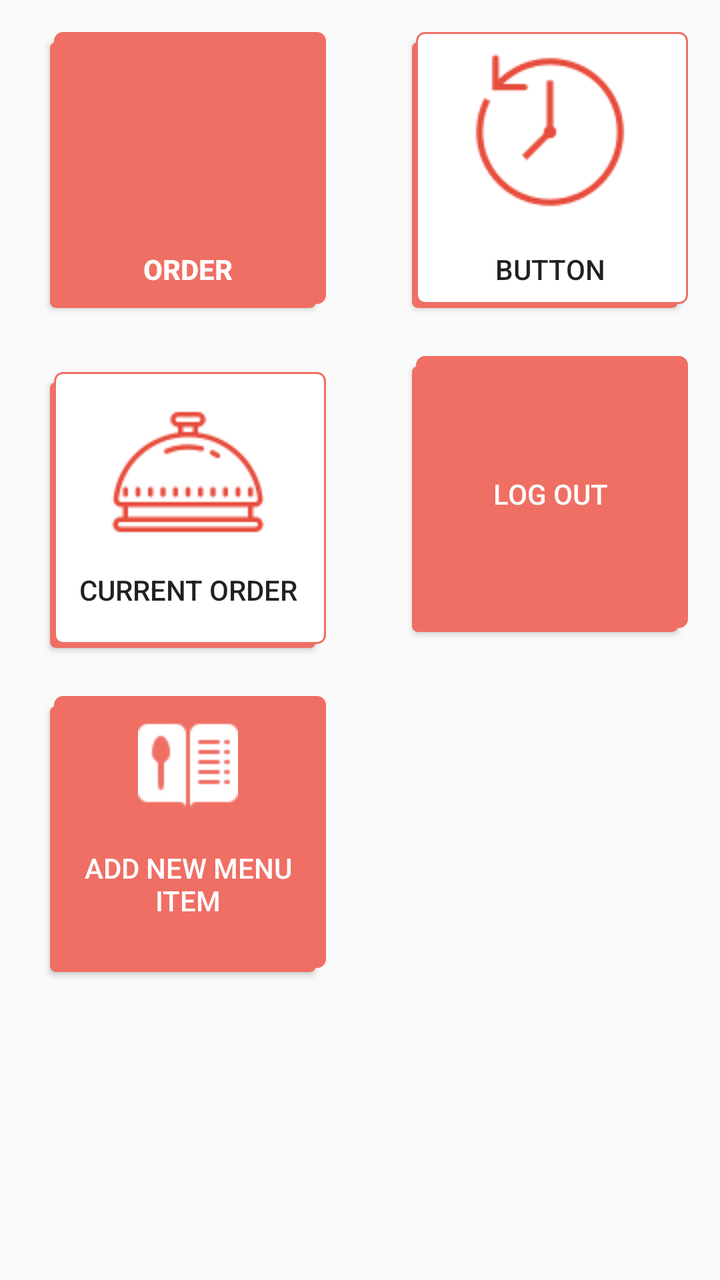
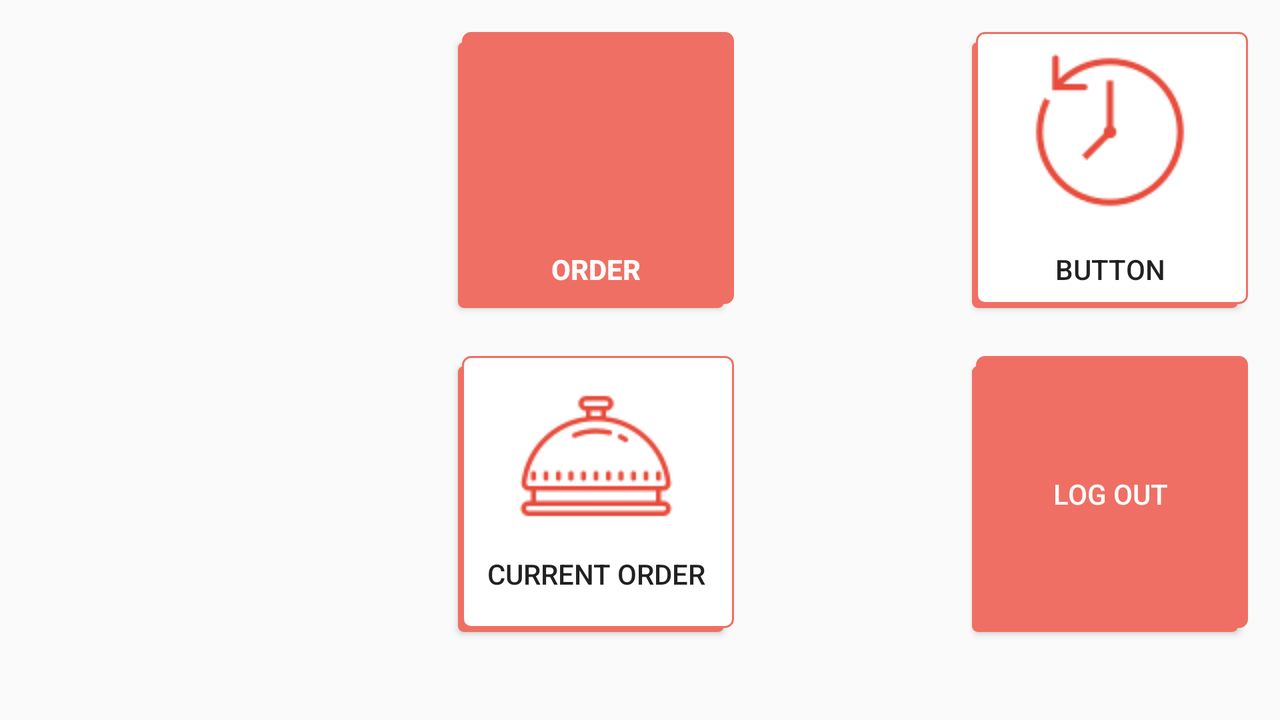

The same Android screen from two of the app's own layout files: first res/layout/ as a phone draws it, then the repository's variant for another configuration, drawn on a device whose configuration selects that folder. Both files follow.
<!-- AndroidManifest.xml: application theme AppTheme -->
<!-- res/layout/menu_screen.xml -->
<?xml version="1.0" encoding="utf-8"?>
<android.support.constraint.ConstraintLayout
    xmlns:android="http://schemas.android.com/apk/res/android"
    xmlns:app="http://schemas.android.com/apk/res-auto"
    xmlns:tools="http://schemas.android.com/tools"
    android:layout_width="match_parent"
    android:layout_height="match_parent">

    <Button
        android:id="@+id/btnOrder"
        android:layout_width="138dp"
        android:layout_height="138dp"
        android:layout_marginEnd="8dp"
        android:layout_marginStart="8dp"
        android:layout_marginTop="16dp"
        android:background="@drawable/layout_bg"
        android:drawableTop="@drawable/order"
        android:gravity="bottom|center"
        android:text="Order"
        android:textAppearance="@style/TextAppearance.AppCompat.Button"
        android:textColor="#FFF"
        android:textStyle="bold"
        app:layout_constraintEnd_toStartOf="@+id/btnOrderHistory"
        app:layout_constraintHorizontal_bias="0.326"
        app:layout_constraintStart_toStartOf="parent"
        app:layout_constraintTop_toTopOf="parent" />

    <Button
        android:id="@+id/btnOrderHistory"
        android:layout_width="138dp"
        android:layout_height="138dp"
        android:layout_marginEnd="16dp"
        android:layout_marginTop="16dp"
        android:background="@drawable/layout_bg_without_color"
        android:drawableTop="@drawable/orderhistory"
        android:gravity="bottom|center"
        android:text="Button"
        app:layout_constraintEnd_toEndOf="parent"
        app:layout_constraintTop_toTopOf="parent" />

    <Button
        android:id="@+id/btnCurrentOrder"
        android:layout_width="138dp"
        android:layout_height="138dp"
        android:layout_marginEnd="8dp"
        android:layout_marginStart="8dp"
        android:layout_marginTop="32dp"
        android:background="@drawable/layout_bg_without_color"
        android:drawableTop="@drawable/currentorder"
        android:text="Current Order"
        app:layout_constraintEnd_toStartOf="@+id/btnLogOut"
        app:layout_constraintHorizontal_bias="0.326"
        app:layout_constraintStart_toStartOf="parent"
        app:layout_constraintTop_toBottomOf="@+id/btnOrder" />

    <Button
        android:id="@+id/btnAddNewMenuItem"
        android:layout_width="138dp"
        android:layout_height="138dp"
        android:layout_marginBottom="8dp"
        android:layout_marginEnd="8dp"
        android:layout_marginStart="8dp"
        android:layout_marginTop="24dp"
        android:background="@drawable/layout_bg"
        android:drawableTop="@drawable/menu"
        android:text="ADD NEW MENU ITEM"
        android:textColor="#FFFFFF"
        app:layout_constraintBottom_toBottomOf="parent"
        app:layout_constraintEnd_toEndOf="parent"
        app:layout_constraintHorizontal_bias="0.082"
        app:layout_constraintStart_toStartOf="parent"
        app:layout_constraintTop_toBottomOf="@+id/btnCurrentOrder"
        app:layout_constraintVertical_bias="0.0" />

    <Button
        android:id="@+id/btnLogOut"
        android:layout_width="138dp"
        android:layout_height="138dp"
        android:layout_marginBottom="8dp"
        android:layout_marginEnd="16dp"
        android:layout_marginTop="24dp"
        android:background="@drawable/layout_bg"
        android:drawableTop="@drawable/logout"
        android:text="Log Out"
        android:textColor="#FFFFFF"
        app:layout_constraintBottom_toBottomOf="parent"
        app:layout_constraintEnd_toEndOf="parent"
        app:layout_constraintTop_toBottomOf="@+id/btnOrderHistory"
        app:layout_constraintVertical_bias="0.0" />


</android.support.constraint.ConstraintLayout>
<!-- resources referenced by this layout -->
<resources>
  <!-- drawable currentorder: png bitmap (drawable-v24, 2726 bytes) -->
  <!-- drawable layout_bg (drawable) -->
  <?xml version="1.0" encoding="utf-8"?>
  <selector xmlns:android="http://schemas.android.com/apk/res/android">
      <item>
          <layer-list>
              <item android:right="5dp" android:top="5dp">
                  <shape>
                      <corners android:radius="3dp" />
                      <solid android:color="#EF6F64" />
                  </shape>
              </item>
              <item android:bottom="2dp" android:left="2dp">
                  <shape>
                      <gradient android:angle="270"
                          android:endColor="#EF6F64" android:startColor="#EF6F64" />
                      <stroke android:width="1dp" android:color="#EF6F64" />
                      <corners android:radius="4dp" />
                      <padding android:bottom="10dp" android:left="10dp"
                          android:right="10dp" android:top="10dp" />
                  </shape>
              </item>
          </layer-list>
      </item>
  
  </selector>
  <!-- drawable layout_bg_without_color (drawable) -->
  <?xml version="1.0" encoding="utf-8"?>
  <selector xmlns:android="http://schemas.android.com/apk/res/android">
      <item>
          <layer-list>
              <item android:right="5dp" android:top="5dp">
                  <shape>
                      <corners android:radius="3dp" />
                      <solid android:color="#EF6F64" />
                  </shape>
              </item>
              <item android:bottom="2dp" android:left="2dp">
                  <shape>
                      <gradient android:angle="270"
                          android:endColor="#FFFFFF" android:startColor="#FFFFFF" />
                      <stroke android:width="1dp" android:color="#EF6F64" />
                      <corners android:radius="4dp" />
                      <padding android:bottom="10dp" android:left="10dp"
                          android:right="10dp" android:top="10dp" />
                  </shape>
              </item>
          </layer-list>
      </item>
  
  </selector>
  <!-- drawable menu: png bitmap (drawable-v24, 705 bytes) -->
  <!-- drawable orderhistory: png bitmap (drawable-v24, 3307 bytes) -->
  <style name="AppTheme" parent="Theme.AppCompat.Light.DarkActionBar">
          
          <item name="colorPrimary">@color/colorAccent</item>
          <item name="colorPrimaryDark">@color/colorAccent</item>
          <item name="colorAccent">@color/colorAccent</item>
          <item name="colorButtonNormal">@color/colorPrimaryDark</item>
          <item name="colorControlHighlight">@color/colorAccent</item>
      </style>
</resources>
<!-- res/layout-land/menu_screen.xml (the repository's variant of the layout above) -->
<!-- drawn on the phone turned sideways -->
<?xml version="1.0" encoding="utf-8"?>
<android.support.constraint.ConstraintLayout
    xmlns:android="http://schemas.android.com/apk/res/android"
    xmlns:app="http://schemas.android.com/apk/res-auto"
    xmlns:tools="http://schemas.android.com/tools"
    android:layout_width="match_parent"
    android:layout_height="match_parent">

    <Button
        android:id="@+id/btnOrder"
        android:layout_width="138dp"
        android:layout_height="138dp"
        android:layout_marginEnd="8dp"
        android:layout_marginStart="8dp"
        android:layout_marginTop="16dp"
        android:background="@drawable/layout_bg"
        android:drawableTop="@drawable/order"
        android:gravity="bottom|center"
        android:text="Order"
        android:textAppearance="@style/TextAppearance.AppCompat.Button"
        android:textColor="#FFF"
        android:textStyle="bold"
        app:layout_constraintEnd_toStartOf="@+id/btnOrderHistory"
        app:layout_constraintHorizontal_bias="0.666"
        app:layout_constraintStart_toStartOf="parent"
        app:layout_constraintTop_toTopOf="parent" />

    <Button
        android:id="@+id/btnOrderHistory"
        android:layout_width="138dp"
        android:layout_height="138dp"
        android:layout_marginEnd="16dp"
        android:layout_marginTop="16dp"
        android:background="@drawable/layout_bg_without_color"
        android:drawableTop="@drawable/orderhistory"
        android:gravity="bottom|center"
        android:text="Button"
        app:layout_constraintEnd_toEndOf="parent"
        app:layout_constraintTop_toTopOf="parent" />

    <Button
        android:id="@+id/btnCurrentOrder"
        android:layout_width="138dp"
        android:layout_height="138dp"
        android:layout_marginBottom="8dp"
        android:layout_marginEnd="8dp"
        android:layout_marginStart="8dp"
        android:layout_marginTop="24dp"
        android:background="@drawable/layout_bg_without_color"
        android:drawableTop="@drawable/currentorder"
        android:text="Current Order"
        app:layout_constraintBottom_toBottomOf="parent"
        app:layout_constraintEnd_toStartOf="@+id/btnLogOut"
        app:layout_constraintHorizontal_bias="0.666"
        app:layout_constraintStart_toStartOf="parent"
        app:layout_constraintTop_toBottomOf="@+id/btnOrder"
        app:layout_constraintVertical_bias="0.0" />

    <Button
        android:id="@+id/btnLogOut"
        android:layout_width="138dp"
        android:layout_height="138dp"
        android:layout_marginBottom="8dp"
        android:layout_marginEnd="16dp"
        android:layout_marginTop="24dp"
        android:background="@drawable/layout_bg"
        android:drawableTop="@drawable/logout"
        android:text="Log Out"
        android:textColor="#FFFFFF"
        app:layout_constraintBottom_toBottomOf="parent"
        app:layout_constraintEnd_toEndOf="parent"
        app:layout_constraintTop_toBottomOf="@+id/btnOrderHistory"
        app:layout_constraintVertical_bias="0.0" />


</android.support.constraint.ConstraintLayout>
<!-- resources referenced by the variant -->
<!-- as the phone turned sideways resolves them -->
<resources>
  <!-- drawable currentorder: png bitmap (drawable-v24, 2726 bytes) -->
  <!-- drawable layout_bg (drawable) -->
  <?xml version="1.0" encoding="utf-8"?>
  <selector xmlns:android="http://schemas.android.com/apk/res/android">
      <item>
          <layer-list>
              <item android:right="5dp" android:top="5dp">
                  <shape>
                      <corners android:radius="3dp" />
                      <solid android:color="#EF6F64" />
                  </shape>
              </item>
              <item android:bottom="2dp" android:left="2dp">
                  <shape>
                      <gradient android:angle="270"
                          android:endColor="#EF6F64" android:startColor="#EF6F64" />
                      <stroke android:width="1dp" android:color="#EF6F64" />
                      <corners android:radius="4dp" />
                      <padding android:bottom="10dp" android:left="10dp"
                          android:right="10dp" android:top="10dp" />
                  </shape>
              </item>
          </layer-list>
      </item>
  
  </selector>
  <!-- drawable layout_bg_without_color (drawable) -->
  <?xml version="1.0" encoding="utf-8"?>
  <selector xmlns:android="http://schemas.android.com/apk/res/android">
      <item>
          <layer-list>
              <item android:right="5dp" android:top="5dp">
                  <shape>
                      <corners android:radius="3dp" />
                      <solid android:color="#EF6F64" />
                  </shape>
              </item>
              <item android:bottom="2dp" android:left="2dp">
                  <shape>
                      <gradient android:angle="270"
                          android:endColor="#FFFFFF" android:startColor="#FFFFFF" />
                      <stroke android:width="1dp" android:color="#EF6F64" />
                      <corners android:radius="4dp" />
                      <padding android:bottom="10dp" android:left="10dp"
                          android:right="10dp" android:top="10dp" />
                  </shape>
              </item>
          </layer-list>
      </item>
  
  </selector>
  <!-- drawable orderhistory: png bitmap (drawable-v24, 3307 bytes) -->
  <style name="AppTheme" parent="Theme.AppCompat.Light.DarkActionBar">
          
          <item name="colorPrimary">@color/colorAccent</item>
          <item name="colorPrimaryDark">@color/colorAccent</item>
          <item name="colorAccent">@color/colorAccent</item>
          <item name="colorButtonNormal">@color/colorPrimaryDark</item>
          <item name="colorControlHighlight">@color/colorAccent</item>
      </style>
</resources>
